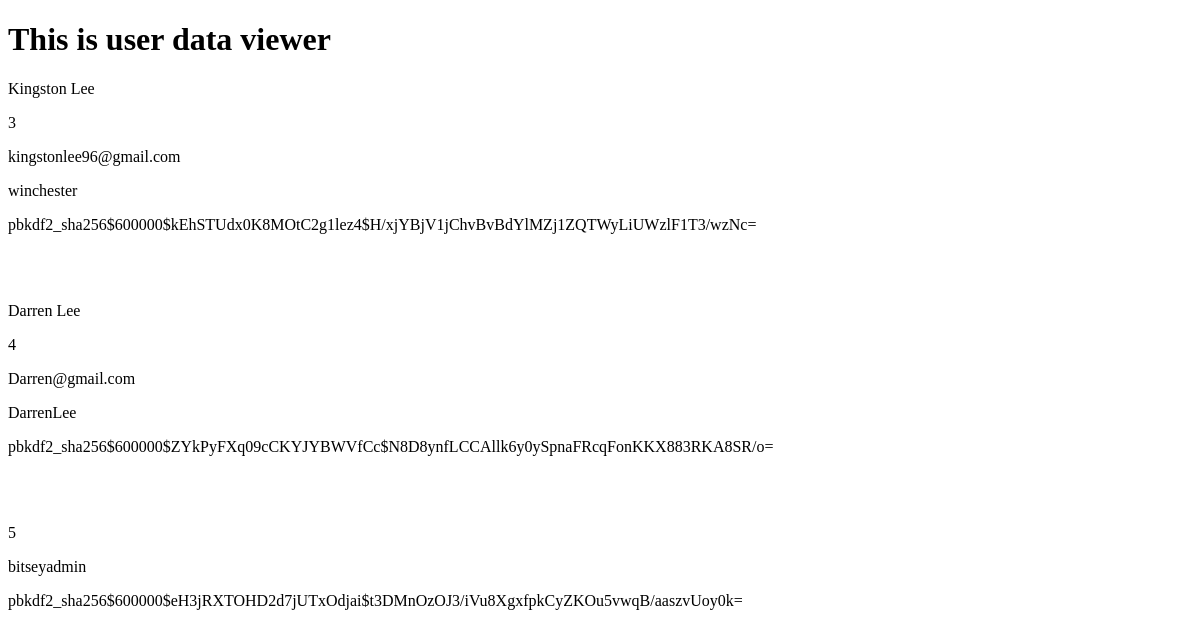
Before: /userDataViewer with the older database file.
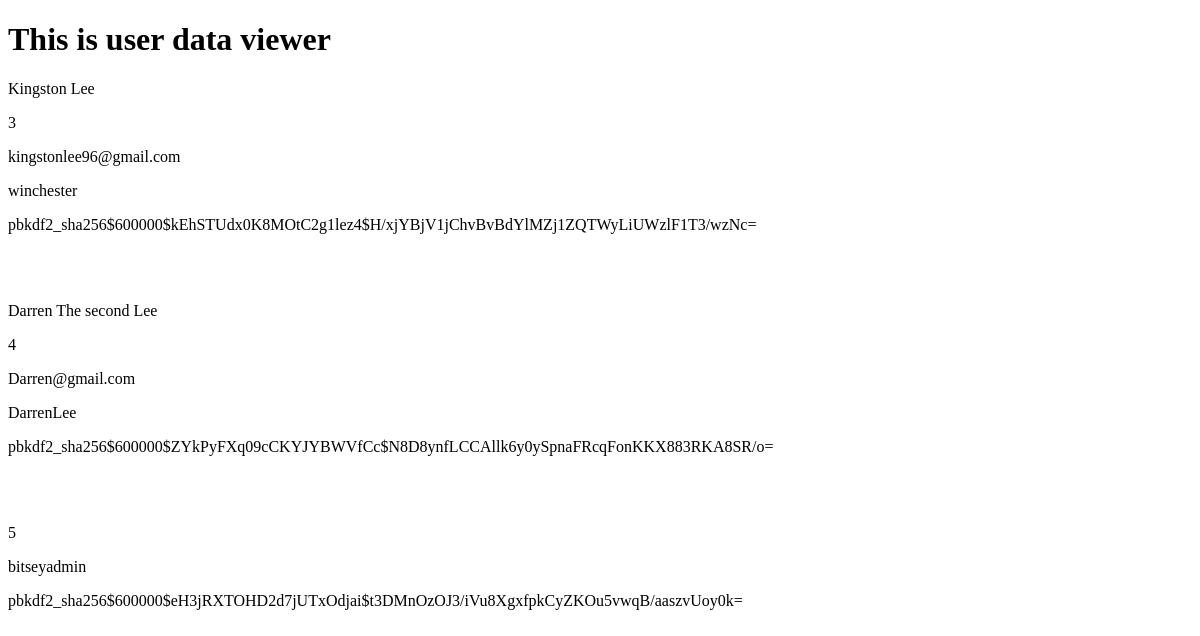
After: the same page with the newer database file.
### user/models.py (models this page shows)
class User(AbstractUser):
    firstName = models.CharField(max_length=20)
    lastName = models.CharField(max_length=20)
    def __str__(self):
            return (self.firstName + " " + self.lastName)

### user/views.py (the view)
# urls.py: path('userDataViewer', userviews.userDataViewer),
def userDataViewer(request):
    users = User.objects.all()
    return render(request, 'dataviewer.html', {'users': users})

### user/templates/dataviewer.html (shortened to what this page needs)
<!DOCTYPE html>
<html lang="en">
<head>
</head>
<body>
    <h1>This is user data viewer</h1>
    {% for user in users%}
        <p>{{user}}</p>
        <p>{{user.id}}</p>
        <p>{{user.email}}</p>
        <p>{{user.username}}</p>
        <p>{{user.password}}</p>
        <br>
        <br>
    {% endfor %}
</body>
</html>

Changed rows visible on the page:
changed User "Darren@gmail.com": firstName+lastName "Darren Lee" → "Darren The second Lee"
